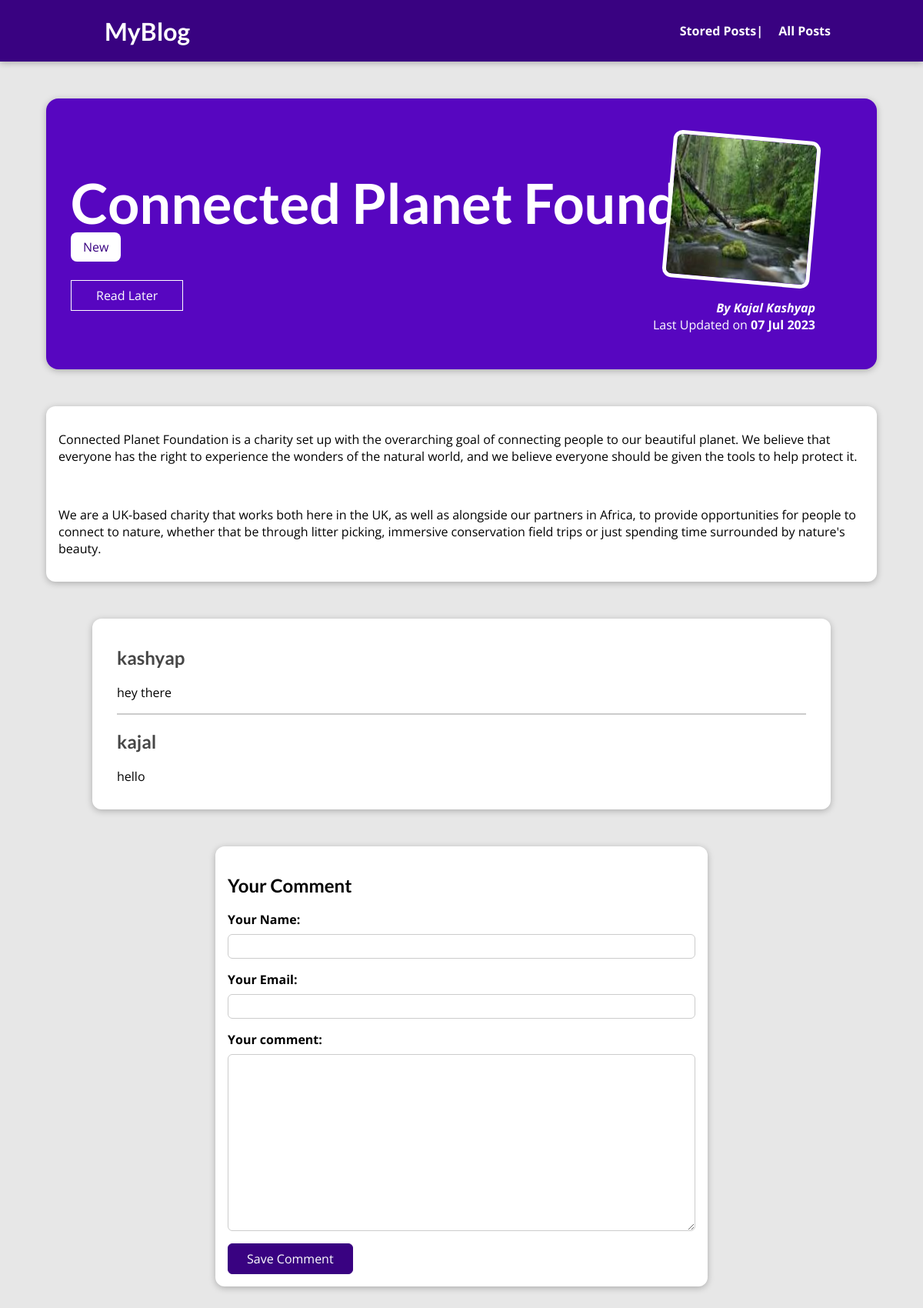
The page /posts/connected-planet-foundation on the database its author committed.
### blog/models.py (models this page shows, shortened)
class Post(models.Model):
    title = models.CharField(max_length=150)
    excerpt = models.CharField(max_length=150)
    image = models.ImageField(upload_to="posts", null=True)
    date = models.DateField(auto_now=True)
    slug = models.SlugField(unique=True, db_index=True)
    content = models.TextField(validators=[MinLengthValidator(10)])
    author = models.ForeignKey(
        Author, on_delete=models.SET_NULL, null=True, related_name="posts")
    tags = models.ManyToManyField(Tag)

class Tag(models.Model):
    caption = models.CharField(max_length=20)

class Author(models.Model):
    first_name = models.CharField(max_length=100)
    last_name = models.CharField(max_length=100)
    email_address = models.EmailField()
    def full_name(self):
        return f"{self.first_name} {self.last_name}"
    def __str__(self):
        return self.full_name()

class Comment(models.Model):
    user_name = models.CharField(max_length=120)  #your name
    user_email = models.EmailField()  #your email
    text = models.TextField(max_length=400)
    post = models.ForeignKey(Post, on_delete=models.CASCADE, related_name="comments")

### blog/views.py (the view, shortened to what this page needs)
# urls.py: path("posts/<slug:slug>", views.SinglePostView.as_view(), name="post-detail-page"),   #posts/my-first-post
class SinglePostView(View):
    def is_stored_post(self,request,post_id):
        stored_posts = request.session.get("stored_posts")
        if stored_posts is not None:
            is_saved_for_later = post_id in stored_posts
        else:
            is_saved_for_later = False
        return is_saved_for_later
    def get(self,request,slug):
        post = Post.objects.get(slug=slug)
        context={
            "post": post,
            "post_tags": post.tags.all(),
            "comment_form": CommentForm(),
            "comments": post.comments.all().order_by("-id"),
            "saved_for_later": self.is_stored_post(request,post.id),
        }
        return render(request, "blog/post-detail.html", context)

### blog/forms.py
class CommentForm(forms.ModelForm):
    class Meta:
        model = Comment
        exclude = ["post"]
        labels = {
            "user_name": "Your Name",
            "user_email": "Your Email",
            "text" : "Your comment",
        }

### blog/templates/blog/post-detail.html (shortened to what this page needs)
{% extends "base.html" %}
{% load static %}
{% block css_files %}
    <link rel="stylesheet" href="{% static "blog/post-detail.css" %}">
{% endblock %}
{% block content %}
    <section id="summary">
        <h2>{{post.title}}</h2>
        <div>
            {% for tag in post_tags %}
             <sapn class="tag"> {{ tag.caption }} </span>
            {% endfor %}
        </div>
        <div id="read-later">
        <form action="{% url "read-later" %}" method="POST">
            <button >
                {% if saved_for_later %}
                    Remove from "Read Later" List
                {% else %}
                    Read Later
                {% endif %}
            </button>
        </form>
        </div>
        <article>
            <img src="{{ post.image.url }}" alt="{{post.title}}" />
            <address>
               By <a href="mailto:{{ post.author.email_address }}">{{post.author}}</a>
            </address>
            <div>
                Last Updated on <time>{{post.date|date:"d M Y" }}</time>
            </div>
        </article>
     </section>
     <main>
     {{post.content|linebreaks}}
</main>
<section id="comments">
    <ul>
        {% for comment in comments %}
            <li>
                <h2> {{comment.user_name}} </h2>
                <p> {{ comment.text | linebreaks }} </p>
            </li>
        {% endfor %}
    </ul>
</section>
<section id="comment-form">
    <h2>Your Comment</h2>
    <form action="{% url "post-detail-page"  post.slug %}" method="POST">
        {% for form_field in comment_form %}
        <div class="form-control {% if form_field.errors %}invalid{% endif %}">
            {{ form_field.label_tag }}
            {{ form_field }}
        </div>
        {% endfor %}
        <button>Save Comment</button>
    </form>
</section>
{% endblock %}

### blog/static/blog/post-detail.css (style rules this page uses)
body { background-color: #e7e7e7; }
#summary { margin: 8rem auto 3rem auto; padding: 2rem; width: 90%; max-width: 90rem; border-radius: 16px; background-color: #5706c0; position: relative; box-shadow: 0 2px 8px rgba(0, 0, 0, 0.25); height: 22rem; }
#summary h2 { color: white; font-size: 4.5rem; margin-bottom: 0.25rem; }
#summary article { position: absolute; top: 2rem; right: 3rem; padding: 1rem 2rem; border-radius: 12px; text-align: right; color: white; }
#summary article img { width: 12rem; height: 12rem; border-radius: 12px; transform: rotateZ(5deg); border: 5px solid white; margin-bottom: 1rem; }
#summary address { font-weight: bold; }
#summary a { color: white; text-decoration: none; }
#summary time { font-weight: bold; }
#read-later { margin: 2rem 0; }
#read-later button { background-color: transparent; border: 1px solid white; padding: 0.5rem 2rem; font: inherit; color: white; cursor: pointer; }
main { width: 90%; max-width: 90rem; margin: 3rem auto; background-color: white; padding: 1rem; border-radius: 12px; box-shadow: 0 2px 8px rgba(0, 0, 0, 0.25); }
.tag { background-color: white; color: #390281; padding: 0.5rem 1rem; border-radius: 8px; }
#comment-form { margin: 3rem auto; width: 90%; max-width: 40rem; border-radius: 12px; background-color: white; box-shadow: 0 2px 8px rgba(0, 0, 0, 0.25); padding: 1rem; }
#comment-form button { font: inherit; background-color: #390281; color: white; border: 1px solid #390281; padding: 0.5rem 1.5rem; border-radius: 6px; cursor: pointer; }
.form-control { margin-bottom: 1rem; }
.form-control label { font-weight: bold; margin-bottom: 0.5rem; display: block; }
.form-control input, .form-control textarea { display: block; width: 100%; font: inherit; padding: 0.25rem; border-radius: 6px; border: 1px solid #ccc; }
#comments { margin: 3rem auto; width: 90%; max-width: 60rem; border-radius: 12px; background-color: white; box-shadow: 0 2px 8px rgba(0, 0, 0, 0.25); padding: 1rem 2rem; }
#comments ul { list-style: none; margin: 0; padding: 0; }
#comments li { margin-bottom: 1rem; border-bottom: 2px solid #ccc; }
#comments li:last-of-type { border-bottom: none; }
#comments h2 { color: #464646; }

### static/app.css (style rules this page uses)
* { box-sizing: border-box; }
html { font-family: 'Open Sans', 'Lato', sans-serif; }
body { margin: 0; }
h1, h2, h3 { font-family: 'Lato', sans-serif; font-weight: bold; }

### rows shown on the page
Post: title "Connected Planet Foundation", image (picture), author "Kajal Kashyap", date "07 Jul 2023", content "Connected Planet Foundation is a charity set up with the overarching goal of connecting people to our beautiful planet. We believe that everyone has the right to experience the wonders of the natural world, and we believe everyone should be given the tools to help protect it. We are a UK-based charity that works both here in the UK, as well as alongside our partners in Africa, to provide opportunities for people to connect to nature, whether that be through litter picking, immersive conservation field trips or just spending time surrounded by nature's beauty."
Tag: caption "New"
Comment: user_name "kashyap", text "hey there"
Comment: user_name "kajal", text "hello"
